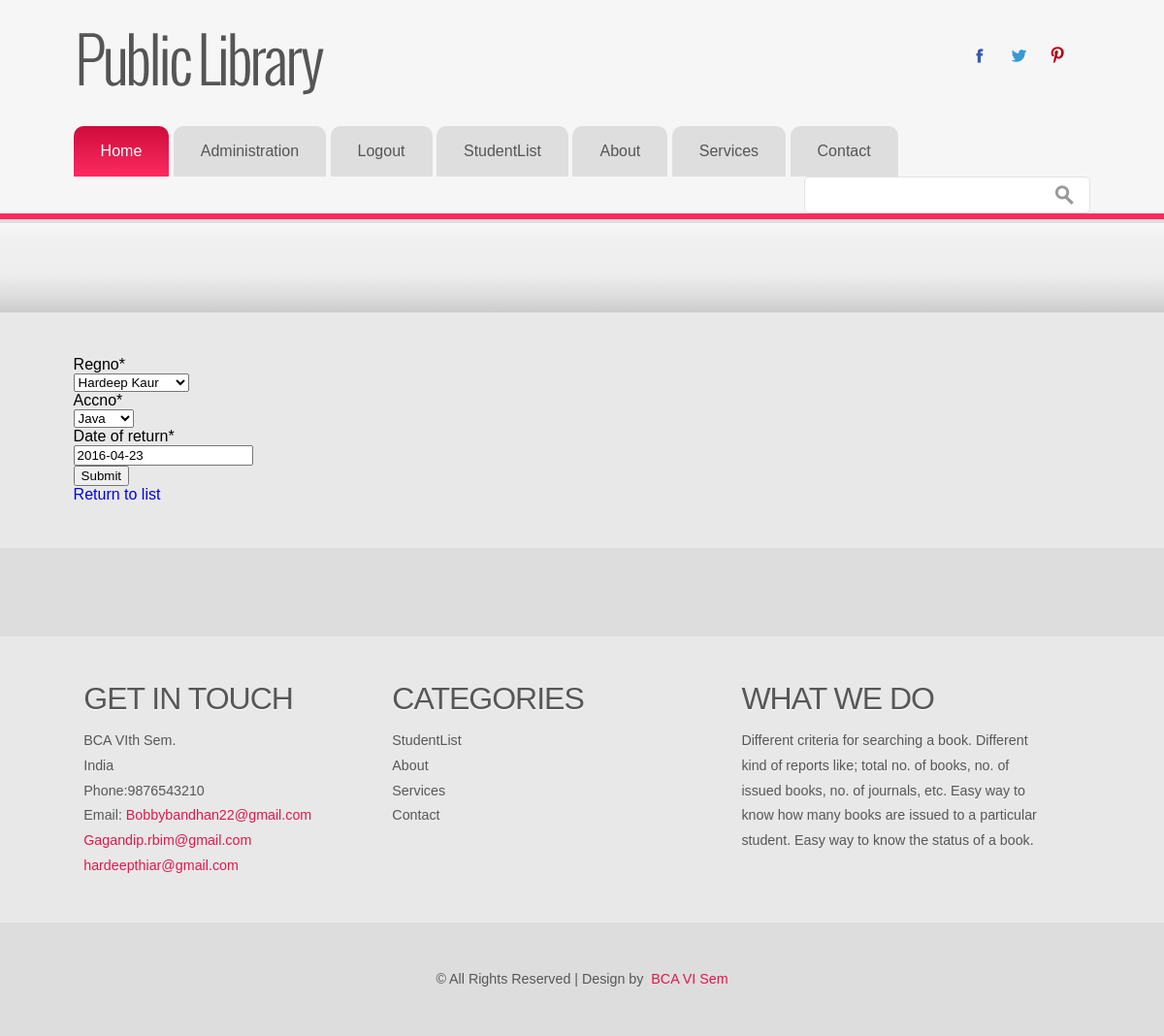
The page /return/update/3/ (signed in) on the database its author committed.
### libsys/models.py (models this page shows, shortened)
class Return(models.Model):
	regno = models.ForeignKey(Student)
	accno = models.ForeignKey(Book)
	date_of_return = models.DateField()

class Book(models.Model):
	accno = models.IntegerField(primary_key=True)
	author = models.CharField(max_length=50)
	title = models.CharField(max_length=50)
	publication = models.CharField(max_length=50)
	edition = models.CharField(max_length=50)
	no_of_copies = models.IntegerField()
	volume = models.CharField(max_length=50)
	date_purchase = models.DateField()
	price = models.FloatField()
	status = models.CharField(max_length=50)
	def __str__(self):
		return self.title

### libsys/views.py (the view)
# urls.py: url(r'^return/update/(?P<pk>[0-9]+)/$', views.ReturnUpdate.as_view(), name='return_update'),
class  ReturnUpdate(LoginRequiredMixin, UpdateView):
	model=Return
	template_name = "libsys/return_form.html"
	fields=['regno', 'accno', 'date_of_return']

### libsys/models.py (called while the page is built)
	def __str__(self):
		return self.name

### libsys/templates/libsys/return_form.html (shortened to what this page needs)
{% extends 'libsys/LLLL.html' %}
{% load crispy_forms_tags %}
{% block content %}
	<form method="Post">
	{% crispy form %}
	<button type="submit">Submit</button>
	</form>
	<div class="row">
		<div class="col-md-3"><a href="{% url 'return' %}">Return to list</a>
		</div>
	</div>
{% endblock %}

### libsys/static/libsys/css/style.css (style rules this page uses)
html,body,div,span,applet,object,iframe,h1,h2,h3,h4,h5,h6,p,blockquote,pre,a,abbr,acronym,address,big,cite,code,del,dfn,em,img,ins,kbd,q,s,samp,small,strike,strong,sub,sup,tt,var,b,u,i,dl,dt,dd,ol,nav ul,nav li,fieldset,form,label,legend,table,caption,tbody,tfoot,thead,tr,th,td,article,aside,canvas,details,embed,figure,figcaption,footer,header,hgroup,menu,nav,output,ruby,section,summary,time,mark,audio,video { margin:0;padding:0;border:0;font-size:100%;font:inherit;vertical-align:baseline; }
a { text-decoration:none; }
body { background-color: #f6f6f6; font-family: Arial, Geneva,Helvetica, sans-serif; font-size: 100%; }

### rows shown on the page
Return: regno "Hardeep Kaur", date_of_return "2016-04-23"
Book: accno "Java"
